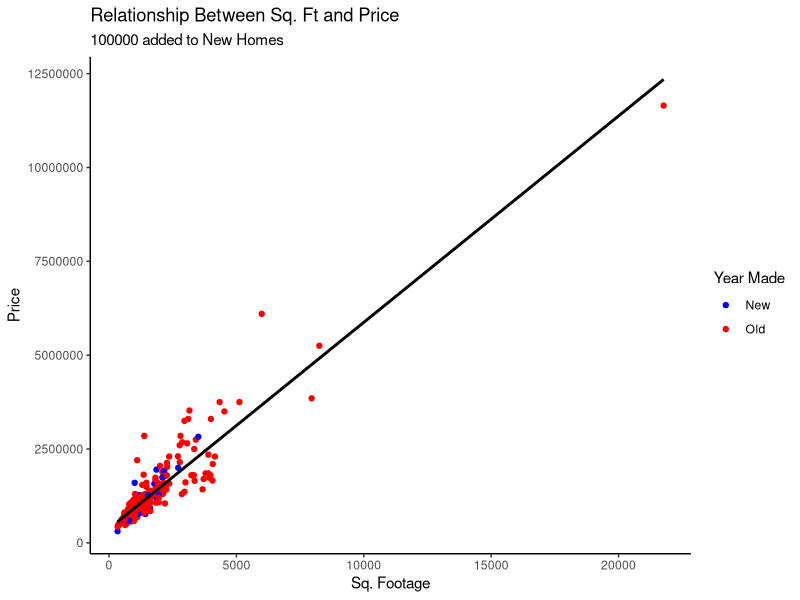
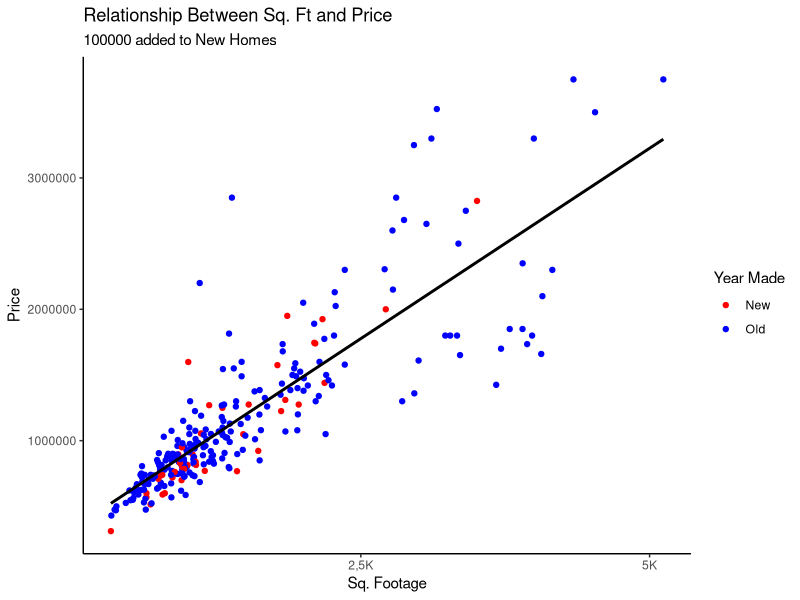

Generate these figures, in order, with R:
## ---- chunk 1
knitr::opts_chunk$set(echo = TRUE)

# This is where you do initial setups, such as installing packagesloading libraries which allow for us 
# to do a lot of things in R.
# For the purposes of this activity, we will be learning how to make data visualizations and data analysis.

# Let's load the sample_excel csv. We can name this anything we want, I will name it sample_excel.
# The excel file should be in the same folder as your Rmd.

sample_excel <- read.csv("sample_excel.csv")

# To begin, we are going to install a package called "ggplot2" to make data visualizations.
# "Tidyverse" will be installed as well to clean up data. 
# "Dplyr" will be used to looking at data on R.

## ---- chunk 2
library(ggplot2)
library(tidyverse)
library(dplyr)
## ---- chunk 3

# We loaded up the dataset, we are going to use correlation to see how things fit into each other.
# But before, we can look at the dataset by clicking on the data file in the environment tab. 
# We can also use the following command to view our dataset: 

View(sample_excel)

# Per Yinyu's request, we want to see the first 5 lines of the dataset so we know that this isn't faulty. 
# We can do it by doing this: 

head(sample_excel)

# Let's begin our correlation. Let's just play around with the correlation, using the cor command.
# We can subset the data by making a new dataset altogether.
# For the purposes of this workshop, we will only subset for columns that are numeric.

data2 <- sample_excel %>%
  select_if(is.numeric)

# Let's view the subsetted dataset. There's two columns 'lotsize' and 'hoa' with NA values,
# and we do not want to include them because this could hinder what we want to do in the end.

# We could filter out all the NA observations in the dataset.

data_na_play <- data2 %>%
  filter(!is.na(lotsize)) %>%
  filter(!is.na(hoa))

# There's only 11 observations with all the values intact, which isn't a lot. So what else can we do?

# We can remove the select columns.

data_without_na <- data2 %>%
  select(!lotsize) %>%
  select(!hoa)

## ---- chunk 4

# Let's run the correlation of the entire dataset and see what happens.
# This shows you correlation coefficients of how each variable would run against the other.

result <- cor(data_without_na)
View(result)

# So how about if we want to look at individual regressions between different variables? 
# What can we do? 

# We can try to print out specific correlation coefficients of different relationships. 

data_without_na %>%
  summarise("Correlation Coefficient" = cor(sqft, price)) %>%
  print()

# Let's try to change up the data. Let's say if your house was built before 2000, the value automatically
# increases by 100000 in USD. Sounds like a great proposition, right? 

# So what can we do? Let's make a specific column that does this.

modified_data <- data_without_na %>%
  mutate(newprice = ifelse(year < 2000, price + 100000, price))

# The syntax is - I want to 'mutate' the original dataset by making a new column 'newprice', and 
# the conditions are IF the year < 2000, then add 100000 to price and if not keep it as price value

# while we're at it, let's make a categorical variable that shows which houses are made before 2000 and after.
modified_data <- modified_data%>%
  mutate(whenmade = ifelse(year < 2000, "Old", "New"))

# We will remember that 0 means old, 1 is new. And just in case this thinks it's a numerical variable, 
# we will categorize it as a factor (either yes or no). 
# 
# modified_data$whenmade = as.factor(modified_data$whenmade)

# Fun stuff. Does this impact correlation coefficient between sqft and newprice? 

modified_data %>% 
  summarise("Correlation coeffieicent" = cor(sqft, newprice)) %>%
  print()

# Slightly weakens it, but still there!

## ---- chunk 5

# Let's say you wanted to graph the relationship between new price and square footage. 

# We probably want to see a scatterplot to show individual datapoints, correct? So let's do that.

sampleplot <- ggplot(modified_data, aes(x = sqft, y = newprice, color = whenmade)) + 
  
  # To specify which kind of graph we want, we use geom_ - for the purpose of this, 
  # we will be using geom_point
  
  geom_point() + 
  
  # This is where we will insert a line of best fit to see how the relationship looks like.

  geom_smooth(formula = y ~ x, 
              method = "lm", se = FALSE, color = "black") + 
  
  # label 
  
  labs(title = "Relationship Between Sq. Ft and Price",
       subtitle = "100000 added to New Homes", 
       y = "Price", x = "Sq. Footage", color = "Year Made") + 
  
  # scale the color manually
  
  scale_color_manual(values = c("blue", "red")) + 
  
  # make it theme_classic (lots of themes if you search online)
  
  theme_classic()



# print the plot

sampleplot

## ---- chunk 6

# There's a chance that the numbers could come out in Scientific notation. What we can do is this: 

# disable scientific notation 
options(scipen = 999)

# moving onto our graph

sampleplot2 <- modified_data %>%
  subset(sqft < 5500) %>%
  
  ggplot(aes(x = sqft, y = newprice, color = whenmade)) + 
  
  # To specify which kind of graph we want, we use geom_ - for the purpose of this, 
  # we will be using geom_point
  
  geom_point() + 
  
  # This is where we will insert a line of best fit to see how the relationship looks like.

  geom_smooth(formula = y ~ x, 
              method = "lm", se = FALSE, color = "black") + 
  
  # label 
  
  labs(title = "Relationship Between Sq. Ft and Price",
       subtitle = "100000 added to New Homes", 
       y = "Price", x = "Sq. Footage", color = "Year Made") + 
  
  # scale the color manually
  
  scale_color_manual(values = c("red", "blue")) + 
  
  # change x scale
  
  scale_x_continuous(
    breaks = c(0, 2500, 5000),
    labels = c("0", "2,5K", "5K")
    )+ 
  
  # make it theme_classic (lots of themes if you search online)
  
  theme_classic()



# print the plot

sampleplot2

